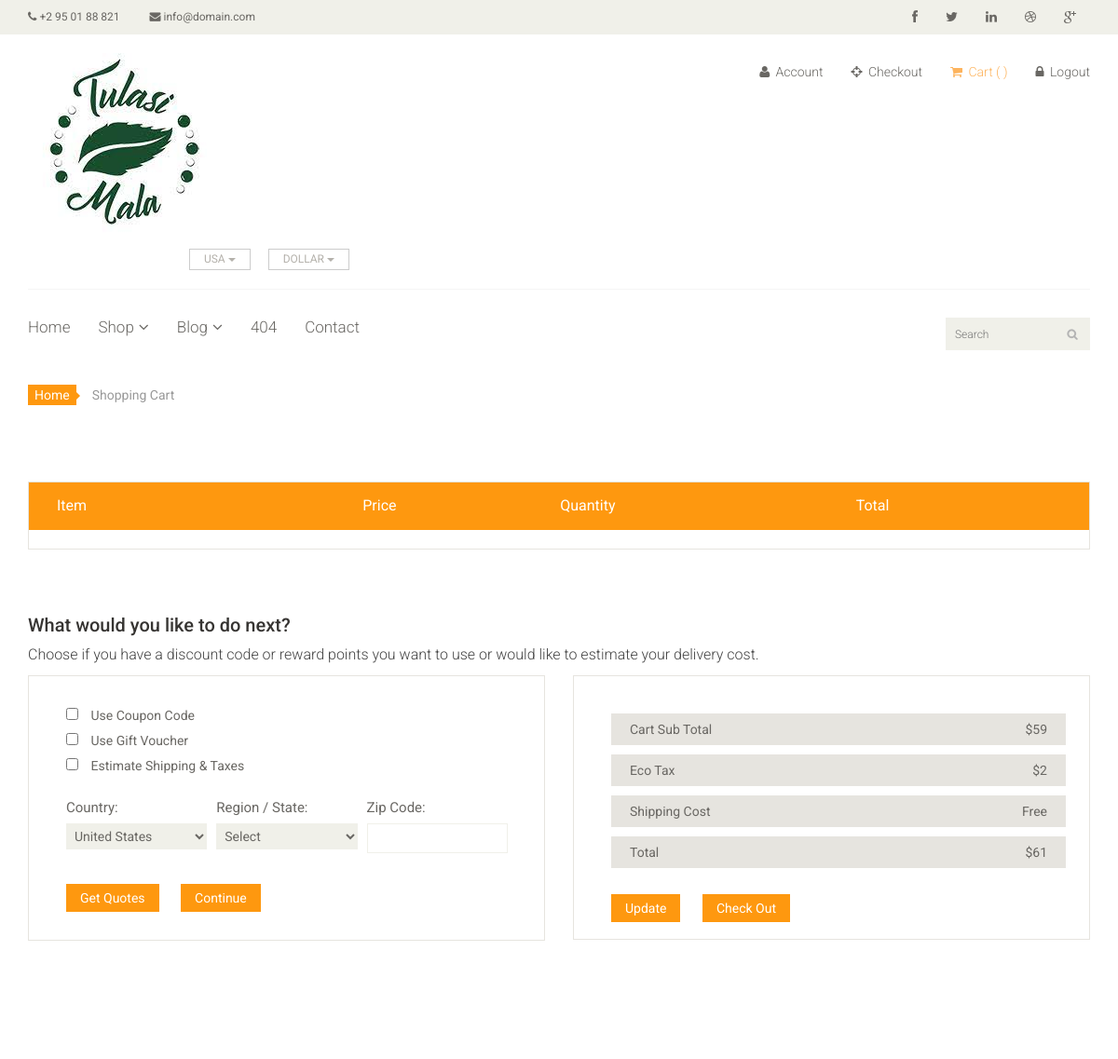
Before: /cart (signed in, upper part) with the older database file.
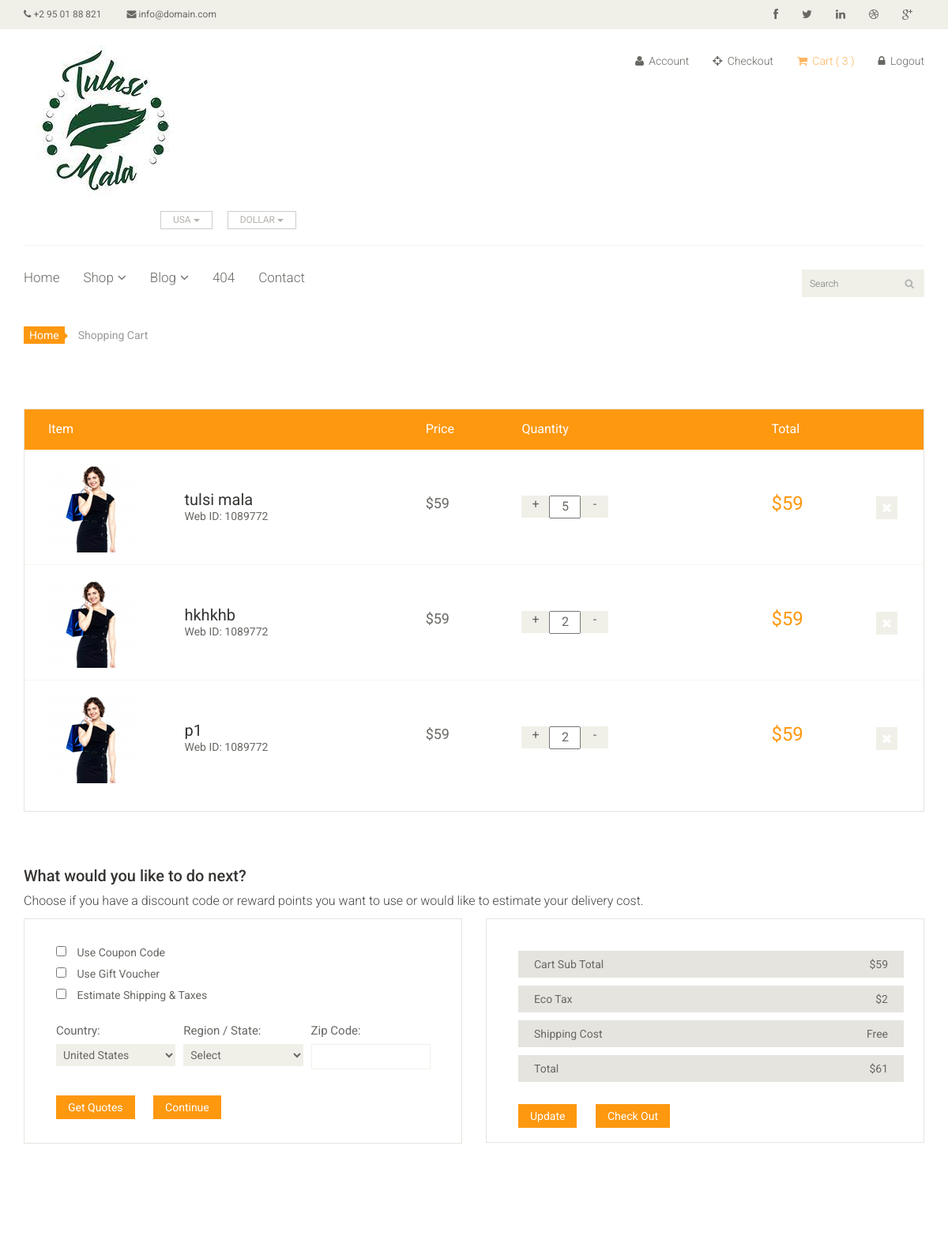
After: the same page with the newer database file.
### core/models.py (models this page shows, shortened)
class Cart(models.Model):
    user = models.ForeignKey(User, on_delete=models.CASCADE)
    product = models.ForeignKey(Product, on_delete=models.CASCADE)
    quantity = models.IntegerField(default=1)

class Product(models.Model):
    name = models.CharField(max_length=100)
    category = models.ForeignKey('Category', on_delete=models.CASCADE)
    desc = models.TextField()
    price = models.FloatField(default=0.0)
    product_available_count = models.IntegerField(default=0)
    img = models.ImageField(upload_to='images/')
    def __str__(self):
        return self.name

### core/views.py (the view)
# urls.py: path('cart', views.cart, name='cart'),
@login_required
def cart(request):
    if Cart.objects.filter(user=request.user).exists():
        order = Order.objects.get(user=request.user, ordered=False)
        cart_itmes = Cart.objects.filter(user=request.user)
        len_of_cart = len(Cart.objects.all())
        return render(request, 'core/cart.html', {'order': order, 'len_of_cart': len_of_cart, 'cart_itmes': cart_itmes})
    return render(request, 'core/cart.html', {'message': "Your cart is empty"})

### templates/core/cart.html (shortened to what this page needs)
{% load static %}
<!DOCTYPE html>
<html lang="en">
  <head>
    <link href="{% static 'css/bootstrap.min.css'  %}" rel="stylesheet" />
    <link href="{% static 'css/font-awesome.min.css'  %}" rel="stylesheet" />
    <link href="{% static 'css/prettyPhoto.css'  %}" rel="stylesheet" />
    <link href="{% static 'css/price-range.css'  %}" rel="stylesheet" />
    <link href="{% static 'css/animate.css'  %}" rel="stylesheet" />
    <link href="{% static 'css/main.css'  %}" rel="stylesheet" />
    <link href="{% static 'css/responsive.css'  %}" rel="stylesheet" />
    /></head
  >
  <body>
    <header id="header">
      <div class="header_top">
        <div class="container">
          <div class="row">
            <div class="col-sm-6">
              <div class="contactinfo">
                <ul class="nav nav-pills">
                  <li>
                    <a href=""><i class="fa fa-phone"></i> +2 95 01 88 821</a>
                  </li>
                  <li>
                    <a href=""
                      ><i class="fa fa-envelope"></i> info@domain.com</a
                    >
                  </li>
                </ul>
              </div>
            </div>
            <div class="col-sm-6">
              <div class="social-icons pull-right">
                <ul class="nav navbar-nav">
                  <li>
                    <a href=""><i class="fa fa-facebook"></i></a>
                  </li>
                  <li>
                    <a href=""><i class="fa fa-twitter"></i></a>
                  </li>
                  <li>
                    <a href=""><i class="fa fa-linkedin"></i></a>
                  </li>
                  <li>
                    <a href=""><i class="fa fa-dribbble"></i></a>
                  </li>
                  <li>
                    <a href=""><i class="fa fa-google-plus"></i></a>
                  </li>
                </ul>
              </div>
            </div>
          </div>
        </div>
      </div>
      <div class="header-middle">
        <div class="container">
          <div class="row">
            <div class="col-sm-4">
              <div class="logo pull-left">
                <a href="index.html"
                  ><img src="images/home/logo.png" alt=""
                /></a>
              </div>
              <div class="btn-group pull-right">
                <div class="btn-group">
                  <button
                    type="button"
                    class="btn btn-default dropdown-toggle usa"
                    data-toggle="dropdown"
                  >
                    USA
                    <span class="caret"></span>
                  </button>
                </div>
                <div class="btn-group">
                  <button
                    type="button"
                    class="btn btn-default dropdown-toggle usa"
                    data-toggle="dropdown"
                  >
                    DOLLAR
                    <span class="caret"></span>
                  </button>
                </div>
              </div>
            </div>
            <div class="col-sm-8">
              <div class="shop-menu pull-right">
                <ul class="nav navbar-nav">
                  <li>
                    <a href=""><i class="fa fa-user"></i> Account</a>
                  </li>
                  <li>
                    <a href="checkout.html"
                      ><i class="fa fa-crosshairs"></i> Checkout</a
                    >
                  </li>
                  <li>
                    <a href="cart.html" class="active"
                      ><i class="fa fa-shopping-cart"></i> Cart (
                      {{len_of_cart}} )
                    </a>
                  </li>
                  <li>
                    {% if not user.is_authenticated %}
                    <a href="login.html"><i class="fa fa-lock"></i> Login</a>
                    {% else %}
                    <a href="/accounts/user_logout"
                      ><i class="fa fa-lock"></i> Logout</a
                    >
                    {% endif %}
                  </li>
                </ul>
              </div>
            </div>
          </div>
        </div>
      </div>
      <div class="header-bottom">
        <div class="container">
          <div class="row">
            <div class="col-sm-9">
              <div class="mainmenu pull-left">
                <ul class="nav navbar-nav collapse navbar-collapse">
                  <li><a href="index.html">Home</a></li>
                  <li class="dropdown">
                    <a href="#">Shop<i class="fa fa-angle-down"></i></a>
                  </li>
                  <li class="dropdown">
                    <a href="#">Blog<i class="fa fa-angle-down"></i></a>
                  </li>
                  <li><a href="404.html">404</a></li>
                  <li><a href="contact-us.html">Contact</a></li>
                </ul>
              </div>
            </div>
            <div class="col-sm-3">
              <div class="search_box pull-right">
                <input type="text" placeholder="Search" />
              </div>
            </div>
          </div>
        </div>
      </div>
    </header>
    <section id="cart_items">
      <div class="container">
        <div class="breadcrumbs">
          <ol class="breadcrumb">
            <li><a href="#">Home</a></li>
            <li class="active">Shopping Cart</li>
          </ol>
        </div>
        <div class="table-responsive cart_info">
          <table class="table table-condensed">
            <thead>
              <tr class="cart_menu">
                <td class="image">Item</td>
                <td class="description"></td>
                <td class="price">Price</td>
                <td class="quantity">Quantity</td>
                <td class="total">Total</td>
                <td></td>
              </tr>
            </thead>
            <tbody>
              {% for items in cart_itmes %}
              <tr>
                <td class="cart_product">
                  <a href=""><img src="images/cart/one.png" alt="" /></a>
                </td>
                <td class="cart_description">
                  <h4><a href="">{{ items.product }}</a></h4>
                  <p>Web ID: 1089772</p>
                </td>
                <td class="cart_price">
                  <p>$59</p>
                </td>
                <td class="cart_quantity">
                  <div class="cart_quantity_button">
                    <a class="cart_quantity_up" href=""> + </a>
                    <input
                      class="cart_quantity_input"
                      type="text"
                      name="quantity"
                      value="{{ items.quantity }}"
                      autocomplete="off"
                      size="2"
                    />
                    <a class="cart_quantity_down" href=""> - </a>
                  </div>
                </td>
                <td class="cart_total">
                  <p class="cart_total_price">$59</p>
                </td>
                <td class="cart_delete">
                  <a class="cart_quantity_delete" href=""
                    ><i class="fa fa-times"></i
                  ></a>
                </td>
              </tr>
              {% endfor %}
            </tbody>
          </table>
        </div>
      </div>
    </section>
    <section id="do_action">
      <div class="container">
        <div class="heading">
          <h3>What would you like to do next?</h3>
          <p>
            Choose if you have a discount code or reward points you want to use
            or would like to estimate your delivery cost.
          </p>
        </div>
        <div class="row">
          <div class="col-sm-6">
            <div class="chose_area">
              <ul class="user_option">
                <li>
                  <input type="checkbox" />
                  <label>Use Coupon Code</label>
                </li>
                <li>
                  <input type="checkbox" />
                  <label>Use Gift Voucher</label>
                </li>
                <li>
                  <input type="checkbox" />
                  <label>Estimate Shipping & Taxes</label>
                </li>
              </ul>
              <ul class="user_info">
                <li class="single_field">
                  <label>Country:</label>
                  <select>
                    <option>United States</option>
                  </select>
                </li>
                <li class="single_field">
                  <label>Region / State:</label>
                  <select>
                    <option>Select</option>
                  </select>
                </li>
                <li class="single_field zip-field">
                  <label>Zip Code:</label>
                  <input type="text" />
                </li>
              </ul>
              <a class="btn btn-default update" href="">Get Quotes</a>
              <a class="btn btn-default check_out" href="">Continue</a>
            </div>
          </div>
          <div class="col-sm-6">
            <div class="total_area">
              <ul>
                <li>Cart Sub Total <span>$59</span></li>
                <li>Eco Tax <span>$2</span></li>
                <li>Shipping Cost <span>Free</span></li>
                <li>Total <span>$61</span></li>
              </ul>
              <a class="btn btn-default update" href="">Update</a>
              <a class="btn btn-default check_out" href="">Check Out</a>
            </div>
          </div>
        </div>
      </div>
    </section>
  </body>
</html>

Changed rows visible on the page:
added Cart: product "tulsi mala", quantity "5"
added Cart: product "hkhkhb", quantity "2"
added Cart: product "p1", quantity "2"
Other visible differences:
{{ len_of_cart }}: (not shown) → "3"
